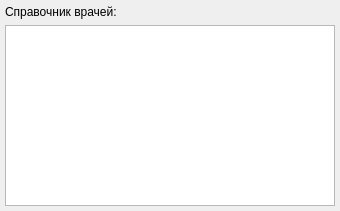
<?xml version="1.0" encoding="UTF-8"?>
<ui version="4.0">
 <class>Form</class>
 <widget class="QWidget" name="Form">
  <property name="geometry">
   <rect>
    <x>0</x>
    <y>0</y>
    <width>340</width>
    <height>211</height>
   </rect>
  </property>
  <property name="windowTitle">
   <string>Form</string>
  </property>
  <layout class="QGridLayout" name="gridLayout">
   <property name="leftMargin">
    <number>5</number>
   </property>
   <property name="topMargin">
    <number>5</number>
   </property>
   <property name="rightMargin">
    <number>5</number>
   </property>
   <property name="bottomMargin">
    <number>5</number>
   </property>
   <item row="1" column="0">
    <widget class="QTableView" name="table"/>
   </item>
   <item row="0" column="0">
    <widget class="QLabel" name="label_dict_name">
     <property name="text">
      <string>Справочник врачей:</string>
     </property>
    </widget>
   </item>
  </layout>
 </widget>
 <resources/>
 <connections/>
</ui>
